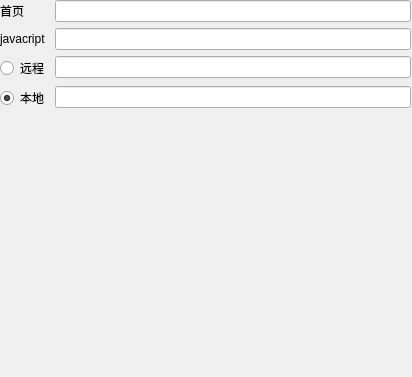
<?xml version="1.0" encoding="UTF-8"?>
<ui version="4.0">
 <class>Dialog</class>
 <widget class="QDialog" name="Dialog">
  <property name="geometry">
   <rect>
    <x>0</x>
    <y>0</y>
    <width>412</width>
    <height>377</height>
   </rect>
  </property>
  <property name="windowTitle">
   <string>Dialog</string>
  </property>
  <widget class="QWidget" name="formLayoutWidget">
   <property name="geometry">
    <rect>
     <x>0</x>
     <y>0</y>
     <width>411</width>
     <height>111</height>
    </rect>
   </property>
   <layout class="QFormLayout" name="formLayout">
    <item row="3" column="0">
     <widget class="QRadioButton" name="remotebtn">
      <property name="text">
       <string>远程</string>
      </property>
      <property name="checked">
       <bool>false</bool>
      </property>
     </widget>
    </item>
    <item row="4" column="0">
     <widget class="QRadioButton" name="radioButton_2">
      <property name="text">
       <string>本地</string>
      </property>
      <property name="checked">
       <bool>true</bool>
      </property>
     </widget>
    </item>
    <item row="0" column="0">
     <widget class="QLabel" name="label">
      <property name="text">
       <string>首页</string>
      </property>
     </widget>
    </item>
    <item row="0" column="1">
     <widget class="QLineEdit" name="mainurl"/>
    </item>
    <item row="3" column="1">
     <widget class="QLineEdit" name="remote"/>
    </item>
    <item row="4" column="1">
     <widget class="QLineEdit" name="local"/>
    </item>
    <item row="2" column="1">
     <widget class="QLineEdit" name="script"/>
    </item>
    <item row="2" column="0">
     <widget class="QLabel" name="label_2">
      <property name="text">
       <string>javacript</string>
      </property>
     </widget>
    </item>
   </layout>
  </widget>
 </widget>
 <resources/>
 <connections/>
</ui>
